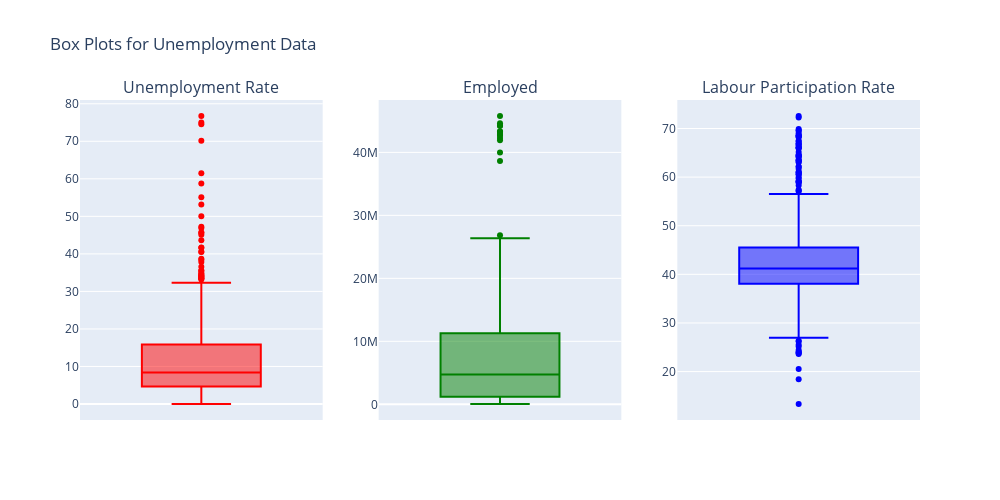

Here is the notebook cell this chart was saved with:
### Markdown cell above
# Outliers

### Code cell
# Create individual box plots using Plotly Express
fig1 = px.box(df, y="Unemployment_Rate", color_discrete_sequence=["red"])
fig2 = px.box(df, y="Employed", color_discrete_sequence=["green"])
fig3 = px.box(df, y="Labour_Participation_Rate", color_discrete_sequence=["blue"])

# Create a subplot with 1 row and 3 columns
fig = make_subplots(rows=1, cols=3, subplot_titles=(
    "Unemployment Rate", 
    "Employed", 
    "Labour Participation Rate"
))

# Add the first box plot to the subplot
for trace in fig1.data:
    fig.add_trace(trace, row=1, col=1)

# Add the second box plot to the subplot
for trace in fig2.data:
    fig.add_trace(trace, row=1, col=2)

# Add the third box plot to the subplot
for trace in fig3.data:
    fig.add_trace(trace, row=1, col=3)

# Update layout for better visualization
fig.update_layout(
    title_text="Box Plots for Unemployment Data", 
    showlegend=False, 
    height=500, 
    width=1000
)

# Show the subplot
fig.show()

### Figure 1 — Plotly figure (JSON) as saved in the notebook; plotly's stock layout.template omitted (floating-point values rounded to 4 significant figures; data arrays with more than 128 entries replaced by an {"elided": "..."} marker saying what was removed)
{"data": [{"alignmentgroup": "True", "hovertemplate": "Unemployment_Rate=%{y}<extra></extra>", "legendgroup": "", "marker": {"color": "red"}, "name": "", "notched": false, "offsetgroup": "", "orientation": "v", "showlegend": false, "type": "box", "x0": " ", "xaxis": "x", "y": {"elided": "741 float values"}, "y0": " ", "yaxis": "y"}, {"alignmentgroup": "True", "hovertemplate": "Employed=%{y}<extra></extra>", "legendgroup": "", "marker": {"color": "green"}, "name": "", "notched": false, "offsetgroup": "", "orientation": "v", "showlegend": false, "type": "box", "x0": " ", "xaxis": "x2", "y": {"elided": "741 float values"}, "y0": " ", "yaxis": "y2"}, {"alignmentgroup": "True", "hovertemplate": "Labour_Participation_Rate=%{y}<extra></extra>", "legendgroup": "", "marker": {"color": "blue"}, "name": "", "notched": false, "offsetgroup": "", "orientation": "v", "showlegend": false, "type": "box", "x0": " ", "xaxis": "x3", "y": {"elided": "741 float values"}, "y0": " ", "yaxis": "y3"}], "layout": {"annotations": [{"font": {"size": 16}, "showarrow": false, "text": "Unemployment Rate", "x": 0.1444, "xanchor": "center", "xref": "paper", "y": 1, "yanchor": "bottom", "yref": "paper"}, {"font": {"size": 16}, "showarrow": false, "text": "Employed", "x": 0.5, "xanchor": "center", "xref": "paper", "y": 1, "yanchor": "bottom", "yref": "paper"}, {"font": {"size": 16}, "showarrow": false, "text": "Labour Participation Rate", "x": 0.8556, "xanchor": "center", "xref": "paper", "y": 1, "yanchor": "bottom", "yref": "paper"}], "height": 500, "showlegend": false, "title": {"text": "Box Plots for Unemployment Data"}, "width": 1000, "xaxis": {"anchor": "y", "domain": [0, 0.2889]}, "xaxis2": {"anchor": "y2", "domain": [0.3556, 0.6444]}, "xaxis3": {"anchor": "y3", "domain": [0.7111, 1]}, "yaxis": {"anchor": "x", "domain": [0, 1]}, "yaxis2": {"anchor": "x2", "domain": [0, 1]}, "yaxis3": {"anchor": "x3", "domain": [0, 1]}}}
